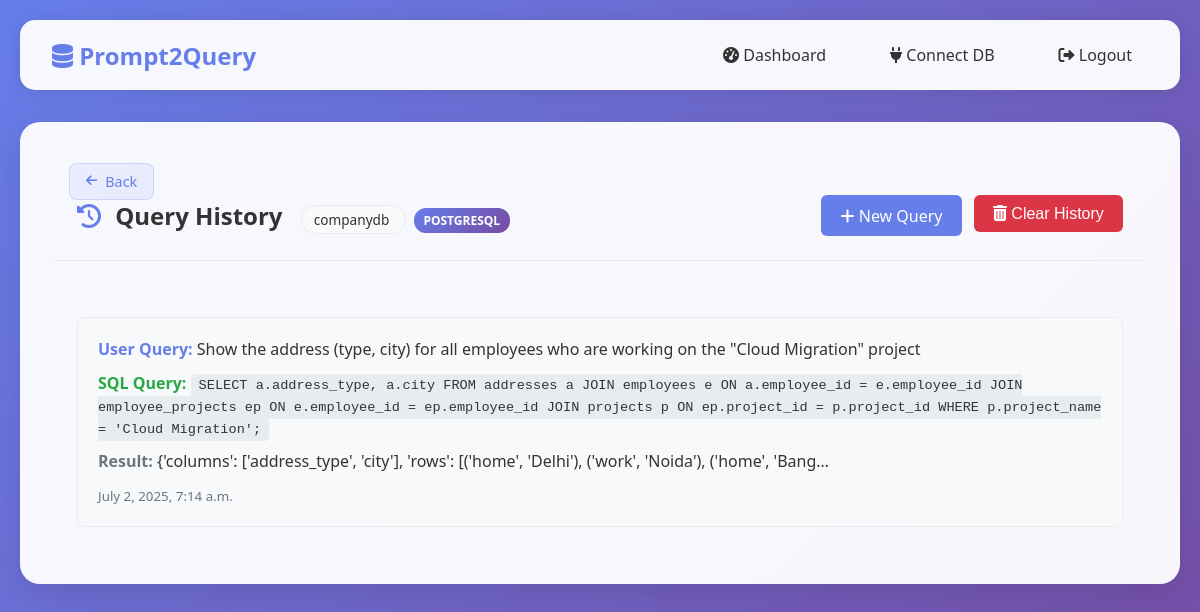
The app's page /db/5/history/ (signed in) with its own data.
### main/models.py (models this page shows, shortened)
class DatabaseConnection(models.Model):
    user = models.ForeignKey(User, on_delete=models.CASCADE)
    db_type = models.CharField(max_length=20, choices=DB_TYPE_CHOICES)
    host = models.CharField(max_length=255)
    port = models.IntegerField()
    username = models.CharField(max_length=255)
    password = models.CharField(max_length=255)  # <-- Remove encrypt here
    db_name = models.CharField(max_length=255)
    created_at = models.DateTimeField(auto_now_add=True)

class QueryHistory(models.Model):
    user = models.ForeignKey(User, on_delete=models.CASCADE)
    db_conn = models.ForeignKey(DatabaseConnection, on_delete=models.CASCADE)
    nl_query = models.TextField()
    sql_query = models.TextField()
    result = models.TextField()
    created_at = models.DateTimeField(auto_now_add=True)

### main/views.py (the view)
# urls.py: path("db/<int:db_id>/history/", views.query_history, name="history"),
@login_required
def query_history(request, db_id):
    db_conn = DatabaseConnection.objects.get(id=db_id, user=request.user)
    history = QueryHistory.objects.filter(user=request.user, db_conn=db_conn).order_by('-created_at')
    return render(request, "main/history.html", {"queries": history, "db_conn": db_conn})

### main/templates/main/history.html (shortened to what this page needs)
{% extends "main/base.html" %}
{% block content %}
<div class="card">
    <div class="card-header" style="display: flex; justify-content: space-between; align-items: center; padding: 1.5rem; border-bottom: 1px solid #e9ecef; position: relative;">
        <div style="position: absolute; top: 0.5rem; left: 1rem;">
            <a href="{% url 'dashboard' %}" class="back-btn">
                <i class="fas fa-arrow-left"></i> Back
            </a>
        </div>
        <div style="margin-top: 1rem;">
            <h2 style="margin: 0; color: #333; font-size: 1.5rem; font-weight: 600;">
                <i class="fas fa-history" style="color: #667eea; margin-right: 0.5rem;"></i>
                Query History
                <span style="background: #f8f9fa; color: #333; padding: 0.25rem 0.75rem; border-radius: 20px; font-size: 0.85rem; font-weight: 500; border: 1px solid #e9ecef; margin-left: 0.75rem;">
                    {{ db_conn.db_name }}
                </span>
                <span style="background: linear-gradient(135deg, #667eea, #764ba2); color: white; padding: 0.25rem 0.6rem; border-radius: 12px; font-size: 0.75rem; font-weight: 600; text-transform: uppercase; margin-left: 0.5rem;">
                    {{ db_conn.db_type }}
                </span>
            </h2>
        </div>
        <div style="display: flex; gap: 0.75rem; margin-top: 1rem;">
            <a href="{% url 'query' db_conn.id %}" class="btn btn-primary" style="background: #667eea; border: none; padding: 0.6rem 1.2rem; border-radius: 6px; color: white; text-decoration: none; font-weight: 500;">
                <i class="fas fa-plus"></i> New Query
            </a>
            <form method="post" action="{% url 'clear_history' db_conn.id %}" style="display:inline;">
                <button type="submit" class="btn btn-danger" style="background: #dc3545; border: none; padding: 0.6rem 1.2rem; border-radius: 6px; color: white; font-weight: 500;">
                    <i class="fas fa-trash-alt"></i> Clear History
                </button>
            </form>
        </div>
    </div>
    {% if queries %}
        <div style="padding: 1.5rem; display: grid; gap: 1.5rem;">
            {% for query in queries %}
                <div class="history-item" style="background: #f8f9fa; border: 1px solid #e9ecef; border-radius: 8px; padding: 1.25rem;">
                    <div style="margin-bottom: 0.75rem;"><strong style="color: #667eea;">User Query:</strong> {{ query.nl_query }}</div>
                    <div style="margin-bottom: 0.75rem;"><strong style="color: #28a745;">SQL Query:</strong> <code style="background: #e9ecef; padding: 0.25rem 0.5rem; border-radius: 4px; font-size: 0.85rem;">{{ query.sql_query }}</code></div>
                    <div style="margin-bottom: 0.75rem;"><strong style="color: #6c757d;">Result:</strong> {{ query.result|truncatechars:100 }}</div>
                    <div><small style="color: #6c757d;">{{ query.created_at }}</small></div>
                </div>
            {% endfor %}
        </div>
    {% endif %}
</div>
{% endblock %}

### main/static/main/style.css (style rules this page uses)
* { margin: 0; padding: 0; box-sizing: border-box; }
body { font-family: 'Segoe UI', Tahoma, Geneva, Verdana, sans-serif; background: linear-gradient(135deg, #667eea 0%, #764ba2 100%); min-height: 100vh; color: #333; }
.card { background: rgba(255, 255, 255, 0.95); backdrop-filter: blur(10px); border-radius: 20px; padding: 2rem; box-shadow: 0 8px 32px rgba(0, 0, 0, 0.1); margin-bottom: 2rem; border: 1px solid rgba(255, 255, 255, 0.2); }
.card-header { text-align: center; margin-bottom: 2rem; }
.card-header h2 { color: #333; font-size: 2rem; margin-bottom: 0.5rem; }
.btn { display: inline-block; padding: 0.75rem 2rem; border: none; border-radius: 10px; font-size: 1rem; font-weight: 500; text-decoration: none; cursor: pointer; transition: all 0.3s ease; text-align: center; }
.btn-primary { background: linear-gradient(135deg, #667eea 0%, #764ba2 100%); color: white; }

### main/templates/main/history.html (style rules this page uses)
.back-btn { background: rgba(102, 126, 234, 0.1); color: #667eea; padding: 0.5rem 1rem; border-radius: 8px; text-decoration: none; font-weight: 500; font-size: 0.9rem; display: flex; align-items: center; gap: 0.5rem; transition: all 0.3s ease; border: 1px solid rgba(102, 126, 234, 0.2); }
.back-btn i { font-size: 0.8rem; }

### records on screen
DatabaseConnection: db_name "companydb", db_type "POSTGRESQL"
QueryHistory: nl_query "Show the address (type, city) for all employees who are working on the \"Cloud Migration\" project", sql_query "SELECT a.address_type, a.city FROM addresses a JOIN employees e ON a.employee_id = e.employee_id JOIN employee_projects ep ON e.employee_id = ep.employee_id JOIN projects p ON ep.project_id = p.project_id WHERE p.project_name = 'Cloud Migration';", result "{'columns': ['address_type', 'city'], 'rows': [('home', 'Delhi'), ('work', 'Noida'), ('home', 'Bang…", created_at "July 2, 2025, 7:14 a.m."
